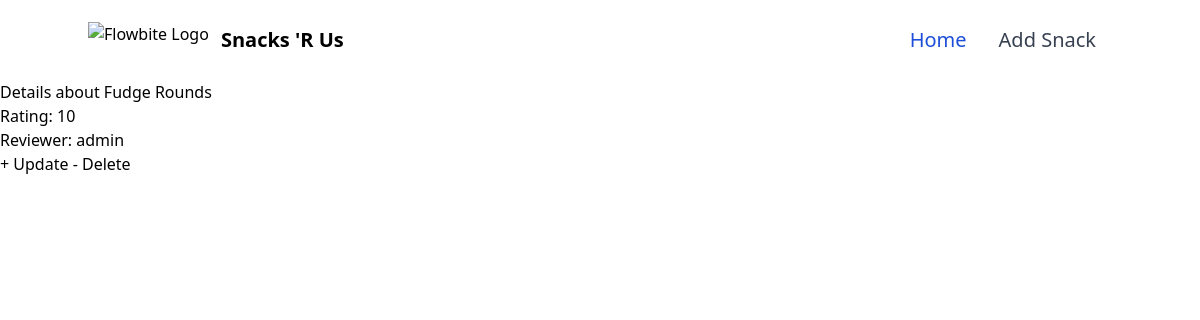
Page /4/ on the committed database.
### snacks/models.py (models this page shows, shortened)
class Snack(models.Model):
    name = models.CharField(max_length=256)
    rating = models.IntegerField(default=0)
    reviewer = models.ForeignKey(get_user_model(), on_delete=models.CASCADE)
    image_url = models.URLField(default="https://http.cat/404")
    reference_url = models.URLField(default="https://http.cat/404")
    description = models.TextField(default='')

### snacks/views.py (the view)
# urls.py: path('<int:pk>/', SnackDetailView.as_view(), name='snack_detail'),
class SnackDetailView(DetailView):
    template_name = 'snack_detail.html'
    model = Snack

### templates/snack_detail.html
{% extends 'base.html' %}
{% block content %}
    <div>
        <h2>Details about {{ snack.name }}</h2>
        <p>Rating: {{ snack.rating }}</p>
        <p>Reviewer: {{ snack.reviewer }}</p>
        <a href="{% url 'snack_update' snack.pk %}">+ Update</a>
        <a href="{% url 'snack_delete' snack.pk %}">- Delete</a>
    </div>
{% endblock content%}

### rows in the picture
Snack: name "Fudge Rounds", rating "10", reviewer "admin"
